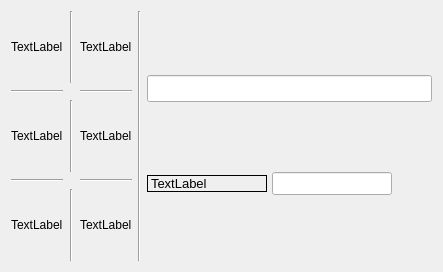
<?xml version="1.0" encoding="UTF-8"?>
<ui version="4.0">
 <class>MainWindow</class>
 <widget class="QMainWindow" name="MainWindow">
  <property name="geometry">
   <rect>
    <x>0</x>
    <y>0</y>
    <width>443</width>
    <height>272</height>
   </rect>
  </property>
  <property name="sizePolicy">
   <sizepolicy hsizetype="Minimum" vsizetype="Minimum">
    <horstretch>0</horstretch>
    <verstretch>0</verstretch>
   </sizepolicy>
  </property>
  <property name="minimumSize">
   <size>
    <width>410</width>
    <height>70</height>
   </size>
  </property>
  <property name="maximumSize">
   <size>
    <width>1000</width>
    <height>1000</height>
   </size>
  </property>
  <property name="baseSize">
   <size>
    <width>0</width>
    <height>0</height>
   </size>
  </property>
  <property name="windowTitle">
   <string notr="true">Easy Contest</string>
  </property>
  <property name="icon" stdset="0">
   <iconset>
    <normaloff>:/clean.png</normaloff>:/clean.png</iconset>
  </property>
  <widget class="QWidget" name="centralWidget">
   <layout class="QHBoxLayout" name="horizontalLayout_4">
    <item>
     <layout class="QHBoxLayout" name="horizontalLayout_3">
      <item>
       <layout class="QGridLayout" name="gridLayout">
        <property name="sizeConstraint">
         <enum>QLayout::SetMaximumSize</enum>
        </property>
        <property name="spacing">
         <number>7</number>
        </property>
        <item row="1" column="2">
         <widget class="Line" name="line_7">
          <property name="orientation">
           <enum>Qt::Horizontal</enum>
          </property>
         </widget>
        </item>
        <item row="0" column="0">
         <widget class="QLabel" name="label_2">
          <property name="text">
           <string>TextLabel</string>
          </property>
         </widget>
        </item>
        <item row="1" column="0">
         <widget class="Line" name="line_6">
          <property name="orientation">
           <enum>Qt::Horizontal</enum>
          </property>
         </widget>
        </item>
        <item row="4" column="1">
         <widget class="Line" name="line_2">
          <property name="orientation">
           <enum>Qt::Vertical</enum>
          </property>
         </widget>
        </item>
        <item row="2" column="1">
         <widget class="Line" name="line">
          <property name="orientation">
           <enum>Qt::Vertical</enum>
          </property>
         </widget>
        </item>
        <item row="0" column="1">
         <widget class="Line" name="line_4">
          <property name="orientation">
           <enum>Qt::Vertical</enum>
          </property>
         </widget>
        </item>
        <item row="4" column="0">
         <widget class="QLabel" name="label_6">
          <property name="text">
           <string>TextLabel</string>
          </property>
         </widget>
        </item>
        <item row="2" column="2">
         <widget class="QLabel" name="label_5">
          <property name="text">
           <string>TextLabel</string>
          </property>
         </widget>
        </item>
        <item row="4" column="2">
         <widget class="QLabel" name="label_7">
          <property name="text">
           <string>TextLabel</string>
          </property>
         </widget>
        </item>
        <item row="2" column="0">
         <widget class="QLabel" name="label_4">
          <property name="text">
           <string>TextLabel</string>
          </property>
         </widget>
        </item>
        <item row="0" column="2">
         <widget class="QLabel" name="label_3">
          <property name="text">
           <string>TextLabel</string>
          </property>
         </widget>
        </item>
        <item row="3" column="0">
         <widget class="Line" name="line_8">
          <property name="orientation">
           <enum>Qt::Horizontal</enum>
          </property>
         </widget>
        </item>
        <item row="3" column="2">
         <widget class="Line" name="line_9">
          <property name="orientation">
           <enum>Qt::Horizontal</enum>
          </property>
         </widget>
        </item>
       </layout>
      </item>
      <item>
       <widget class="Line" name="line_3">
        <property name="orientation">
         <enum>Qt::Vertical</enum>
        </property>
       </widget>
      </item>
      <item>
       <layout class="QVBoxLayout" name="verticalLayout_2">
        <item>
         <widget class="CustomLineEdit" name="callLineEdit">
          <property name="enabled">
           <bool>true</bool>
          </property>
          <property name="sizePolicy">
           <sizepolicy hsizetype="Expanding" vsizetype="Fixed">
            <horstretch>0</horstretch>
            <verstretch>0</verstretch>
           </sizepolicy>
          </property>
          <property name="minimumSize">
           <size>
            <width>240</width>
            <height>0</height>
           </size>
          </property>
          <property name="font">
           <font>
            <pointsize>12</pointsize>
           </font>
          </property>
         </widget>
        </item>
        <item>
         <layout class="QHBoxLayout" name="horizontalLayout">
          <property name="spacing">
           <number>5</number>
          </property>
          <item>
           <widget class="QLabel" name="label">
            <property name="sizePolicy">
             <sizepolicy hsizetype="Fixed" vsizetype="Fixed">
              <horstretch>0</horstretch>
              <verstretch>0</verstretch>
             </sizepolicy>
            </property>
            <property name="minimumSize">
             <size>
              <width>120</width>
              <height>0</height>
             </size>
            </property>
            <property name="sizeIncrement">
             <size>
              <width>120</width>
              <height>0</height>
             </size>
            </property>
            <property name="font">
             <font>
              <pointsize>10</pointsize>
             </font>
            </property>
            <property name="frameShape">
             <enum>QFrame::Box</enum>
            </property>
            <property name="frameShadow">
             <enum>QFrame::Plain</enum>
            </property>
            <property name="lineWidth">
             <number>1</number>
            </property>
            <property name="midLineWidth">
             <number>0</number>
            </property>
            <property name="text">
             <string>TextLabel</string>
            </property>
           </widget>
          </item>
          <item>
           <widget class="CustomLineEdit" name="numberLineEdit">
            <property name="sizePolicy">
             <sizepolicy hsizetype="Fixed" vsizetype="Fixed">
              <horstretch>0</horstretch>
              <verstretch>0</verstretch>
             </sizepolicy>
            </property>
            <property name="minimumSize">
             <size>
              <width>120</width>
              <height>0</height>
             </size>
            </property>
            <property name="maximumSize">
             <size>
              <width>120</width>
              <height>16777215</height>
             </size>
            </property>
            <property name="font">
             <font>
              <pointsize>10</pointsize>
             </font>
            </property>
           </widget>
          </item>
          <item>
           <spacer name="horizontalSpacer">
            <property name="orientation">
             <enum>Qt::Horizontal</enum>
            </property>
            <property name="sizeHint" stdset="0">
             <size>
              <width>40</width>
              <height>20</height>
             </size>
            </property>
           </spacer>
          </item>
         </layout>
        </item>
       </layout>
      </item>
     </layout>
    </item>
   </layout>
  </widget>
 </widget>
 <layoutdefault spacing="6" margin="11"/>
 <customwidgets>
  <customwidget>
   <class>CustomLineEdit</class>
   <extends>QLineEdit</extends>
   <header>../../home/zoer/QtProjects/EasyContest/source/customlineedit.h</header>
  </customwidget>
 </customwidgets>
 <resources/>
 <connections/>
</ui>
